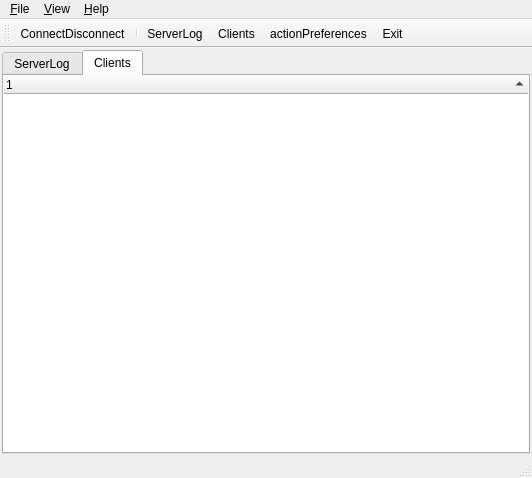
<?xml version="1.0" encoding="UTF-8"?>
<ui version="4.0">
 <author>ANNEHEIM Geoffrey</author>
 <class>MCServerMainWindow</class>
 <widget class="QMainWindow" name="MCServerMainWindow">
  <property name="geometry">
   <rect>
    <x>0</x>
    <y>0</y>
    <width>532</width>
    <height>478</height>
   </rect>
  </property>
  <property name="windowTitle">
   <string>ServerMainWindow</string>
  </property>
  <widget class="QWidget" name="centralWidget">
   <layout class="QVBoxLayout" name="verticalLayout_2">
    <property name="spacing">
     <number>6</number>
    </property>
    <property name="margin">
     <number>2</number>
    </property>
    <item>
     <widget class="MyQTabWidget" name="tabWidgetForms">
      <property name="currentIndex">
       <number>1</number>
      </property>
      <widget class="QWidget" name="tabServerLog">
       <attribute name="title">
        <string>ServerLog</string>
       </attribute>
       <layout class="QVBoxLayout" name="verticalLayout">
        <property name="margin">
         <number>0</number>
        </property>
        <item>
         <widget class="MCServerLogTextEdit" name="textServerLog">
          <property name="frameShape">
           <enum>QFrame::NoFrame</enum>
          </property>
          <property name="undoRedoEnabled">
           <bool>false</bool>
          </property>
          <property name="readOnly">
           <bool>true</bool>
          </property>
          <property name="html">
           <string>&lt;!DOCTYPE HTML PUBLIC &quot;-//W3C//DTD HTML 4.0//EN&quot; &quot;http://www.w3.org/TR/REC-html40/strict.dtd&quot;&gt;
&lt;html&gt;&lt;head&gt;&lt;meta name=&quot;qrichtext&quot; content=&quot;1&quot; /&gt;&lt;style type=&quot;text/css&quot;&gt;
p, li { white-space: pre-wrap; }
&lt;/style&gt;&lt;/head&gt;&lt;body style=&quot; font-family:'MS Shell Dlg 2'; font-size:8.25pt; font-weight:400; font-style:normal;&quot;&gt;
&lt;p style=&quot; margin-top:0px; margin-bottom:0px; margin-left:0px; margin-right:0px; -qt-block-indent:0; text-indent:0px;&quot;&gt;&lt;span style=&quot; font-size:16pt; font-weight:600;&quot;&gt;Server log :&lt;/span&gt;&lt;/p&gt;
&lt;p style=&quot;-qt-paragraph-type:empty; margin-top:0px; margin-bottom:0px; margin-left:0px; margin-right:0px; -qt-block-indent:0; text-indent:0px; font-size:8pt;&quot;&gt;&lt;/p&gt;&lt;/body&gt;&lt;/html&gt;</string>
          </property>
          <property name="textInteractionFlags">
           <set>Qt::LinksAccessibleByMouse|Qt::TextSelectableByKeyboard|Qt::TextSelectableByMouse</set>
          </property>
         </widget>
        </item>
       </layout>
      </widget>
      <widget class="QWidget" name="tabClients">
       <attribute name="title">
        <string>Clients</string>
       </attribute>
       <layout class="QVBoxLayout" name="verticalLayout_3">
        <property name="margin">
         <number>0</number>
        </property>
        <item>
         <widget class="MCClientsTreeWidget" name="treeWidgetClients">
          <property name="frameShape">
           <enum>QFrame::NoFrame</enum>
          </property>
          <property name="sortingEnabled">
           <bool>true</bool>
          </property>
          <property name="animated">
           <bool>true</bool>
          </property>
          <attribute name="headerDefaultSectionSize">
           <number>90</number>
          </attribute>
          <attribute name="headerHighlightSections">
           <bool>true</bool>
          </attribute>
         </widget>
        </item>
       </layout>
      </widget>
     </widget>
    </item>
   </layout>
  </widget>
  <widget class="QMenuBar" name="menuBar">
   <property name="geometry">
    <rect>
     <x>0</x>
     <y>0</y>
     <width>532</width>
     <height>21</height>
    </rect>
   </property>
   <widget class="QMenu" name="menuFile">
    <property name="title">
     <string>&amp;File</string>
    </property>
    <addaction name="doFilePreferences"/>
    <addaction name="separator"/>
    <addaction name="doFileExit"/>
   </widget>
   <widget class="QMenu" name="menuView">
    <property name="title">
     <string>&amp;View</string>
    </property>
    <widget class="QMenu" name="menuViewToolBars">
     <property name="title">
      <string>Toolbars</string>
     </property>
    </widget>
    <addaction name="menuViewToolBars"/>
    <addaction name="doViewStatusBar"/>
   </widget>
   <widget class="QMenu" name="menuHelp">
    <property name="title">
     <string>&amp;Help</string>
    </property>
    <addaction name="doHelpAbout"/>
    <addaction name="doHelpAboutQt"/>
   </widget>
   <addaction name="menuFile"/>
   <addaction name="menuView"/>
   <addaction name="menuHelp"/>
  </widget>
  <widget class="QToolBar" name="mainToolBar">
   <property name="sizePolicy">
    <sizepolicy hsizetype="Expanding" vsizetype="Fixed">
     <horstretch>0</horstretch>
     <verstretch>0</verstretch>
    </sizepolicy>
   </property>
   <property name="windowTitle">
    <string>Main menu</string>
   </property>
   <property name="iconSize">
    <size>
     <width>64</width>
     <height>64</height>
    </size>
   </property>
   <property name="floatable">
    <bool>false</bool>
   </property>
   <attribute name="toolBarArea">
    <enum>TopToolBarArea</enum>
   </attribute>
   <attribute name="toolBarBreak">
    <bool>false</bool>
   </attribute>
   <addaction name="doMainToolBarConnectDisconnect"/>
   <addaction name="separator"/>
   <addaction name="doMainToolBarServerLog"/>
   <addaction name="doMainToolBarClients"/>
   <addaction name="doMainToolBarPreferences"/>
   <addaction name="doMainToolBarExit"/>
  </widget>
  <widget class="QStatusBar" name="statusBar"/>
  <action name="doMainToolBarConnectDisconnect">
   <property name="icon">
    <iconset>
     <activeoff>:/MainToolBar/UnconnectedIcon</activeoff>
     <activeon>:/MainToolBar/ConnectedIcon</activeon>
    </iconset>
   </property>
   <property name="text">
    <string>ConnectDisconnect</string>
   </property>
   <property name="toolTip">
    <string>Connect / Disconnect</string>
   </property>
  </action>
  <action name="doMainToolBarServerLog">
   <property name="checkable">
    <bool>true</bool>
   </property>
   <property name="icon">
    <iconset resource="resources.qrc">
     <normaloff>:/MainToolBar/ServerLogIcon</normaloff>:/MainToolBar/ServerLogIcon</iconset>
   </property>
   <property name="text">
    <string>ServerLog</string>
   </property>
   <property name="toolTip">
    <string>Show server log</string>
   </property>
   <property name="mcFormIndex" stdset="0">
    <number>0</number>
   </property>
  </action>
  <action name="doMainToolBarClients">
   <property name="checkable">
    <bool>true</bool>
   </property>
   <property name="icon">
    <iconset resource="resources.qrc">
     <normaloff>:/MainToolBar/ClientsIcon</normaloff>:/MainToolBar/ClientsIcon</iconset>
   </property>
   <property name="text">
    <string>Clients</string>
   </property>
   <property name="toolTip">
    <string>View clients list</string>
   </property>
   <property name="mcFormIndex" stdset="0">
    <number>1</number>
   </property>
  </action>
  <action name="doMainToolBarExit">
   <property name="icon">
    <iconset resource="resources.qrc">
     <normaloff>:/MainToolBar/ExitIcon</normaloff>:/MainToolBar/ExitIcon</iconset>
   </property>
   <property name="text">
    <string>Exit</string>
   </property>
   <property name="toolTip">
    <string>Exit the application</string>
   </property>
  </action>
  <action name="doMainToolBarPreferences">
   <property name="icon">
    <iconset resource="resources.qrc">
     <normaloff>:/MainToolBar/PreferencesIcon</normaloff>:/MainToolBar/PreferencesIcon</iconset>
   </property>
   <property name="text">
    <string>actionPreferences</string>
   </property>
   <property name="toolTip">
    <string>Preferences dialog</string>
   </property>
   <property name="menuRole">
    <enum>QAction::PreferencesRole</enum>
   </property>
  </action>
  <action name="doFileExit">
   <property name="icon">
    <iconset resource="resources.qrc">
     <normaloff>:/Menu/ExitIcon</normaloff>:/Menu/ExitIcon</iconset>
   </property>
   <property name="text">
    <string>Exit</string>
   </property>
   <property name="toolTip">
    <string>Exit application</string>
   </property>
   <property name="shortcut">
    <string>Ctrl+Q</string>
   </property>
   <property name="menuRole">
    <enum>QAction::QuitRole</enum>
   </property>
  </action>
  <action name="doViewStatusBar">
   <property name="checkable">
    <bool>true</bool>
   </property>
   <property name="checked">
    <bool>true</bool>
   </property>
   <property name="text">
    <string>Status bar</string>
   </property>
  </action>
  <action name="doHelpAbout">
   <property name="text">
    <string>About</string>
   </property>
   <property name="menuRole">
    <enum>QAction::AboutRole</enum>
   </property>
  </action>
  <action name="doHelpAboutQt">
   <property name="icon">
    <iconset resource="resources.qrc">
     <normaloff>:/Menu/AboutQtIcon</normaloff>:/Menu/AboutQtIcon</iconset>
   </property>
   <property name="text">
    <string>About Qt</string>
   </property>
   <property name="menuRole">
    <enum>QAction::AboutQtRole</enum>
   </property>
  </action>
  <action name="doFilePreferences">
   <property name="icon">
    <iconset resource="resources.qrc">
     <normaloff>:/Menu/PreferencesIcon</normaloff>:/Menu/PreferencesIcon</iconset>
   </property>
   <property name="text">
    <string>Preferences</string>
   </property>
   <property name="shortcut">
    <string>Ctrl+P</string>
   </property>
   <property name="menuRole">
    <enum>QAction::PreferencesRole</enum>
   </property>
  </action>
 </widget>
 <layoutdefault spacing="6" margin="11"/>
 <customwidgets>
  <customwidget>
   <class>MyQTabWidget</class>
   <extends>QTabWidget</extends>
   <header>../Components/Widgets/MyQTabWidget.h</header>
   <container>1</container>
  </customwidget>
  <customwidget>
   <class>MCServerLogTextEdit</class>
   <extends>QTextEdit</extends>
   <header>ServerLogTextEdit.h</header>
  </customwidget>
  <customwidget>
   <class>MCClientsTreeWidget</class>
   <extends>QTreeWidget</extends>
   <header>ClientsTreeWidget.h</header>
  </customwidget>
 </customwidgets>
 <resources>
  <include location="resources.qrc"/>
 </resources>
 <connections>
  <connection>
   <sender>doMainToolBarExit</sender>
   <signal>triggered()</signal>
   <receiver>MCServerMainWindow</receiver>
   <slot>close()</slot>
   <hints>
    <hint type="sourcelabel">
     <x>-1</x>
     <y>-1</y>
    </hint>
    <hint type="destinationlabel">
     <x>265</x>
     <y>238</y>
    </hint>
   </hints>
  </connection>
  <connection>
   <sender>doFileExit</sender>
   <signal>triggered()</signal>
   <receiver>MCServerMainWindow</receiver>
   <slot>close()</slot>
   <hints>
    <hint type="sourcelabel">
     <x>-1</x>
     <y>-1</y>
    </hint>
    <hint type="destinationlabel">
     <x>265</x>
     <y>238</y>
    </hint>
   </hints>
  </connection>
  <connection>
   <sender>doViewStatusBar</sender>
   <signal>toggled(bool)</signal>
   <receiver>statusBar</receiver>
   <slot>setVisible(bool)</slot>
   <hints>
    <hint type="sourcelabel">
     <x>-1</x>
     <y>-1</y>
    </hint>
    <hint type="destinationlabel">
     <x>265</x>
     <y>468</y>
    </hint>
   </hints>
  </connection>
 </connections>
 <designerdata>
  <property name="gridDeltaX">
   <number>10</number>
  </property>
  <property name="gridDeltaY">
   <number>10</number>
  </property>
  <property name="gridSnapX">
   <bool>true</bool>
  </property>
  <property name="gridSnapY">
   <bool>true</bool>
  </property>
  <property name="gridVisible">
   <bool>true</bool>
  </property>
 </designerdata>
</ui>
